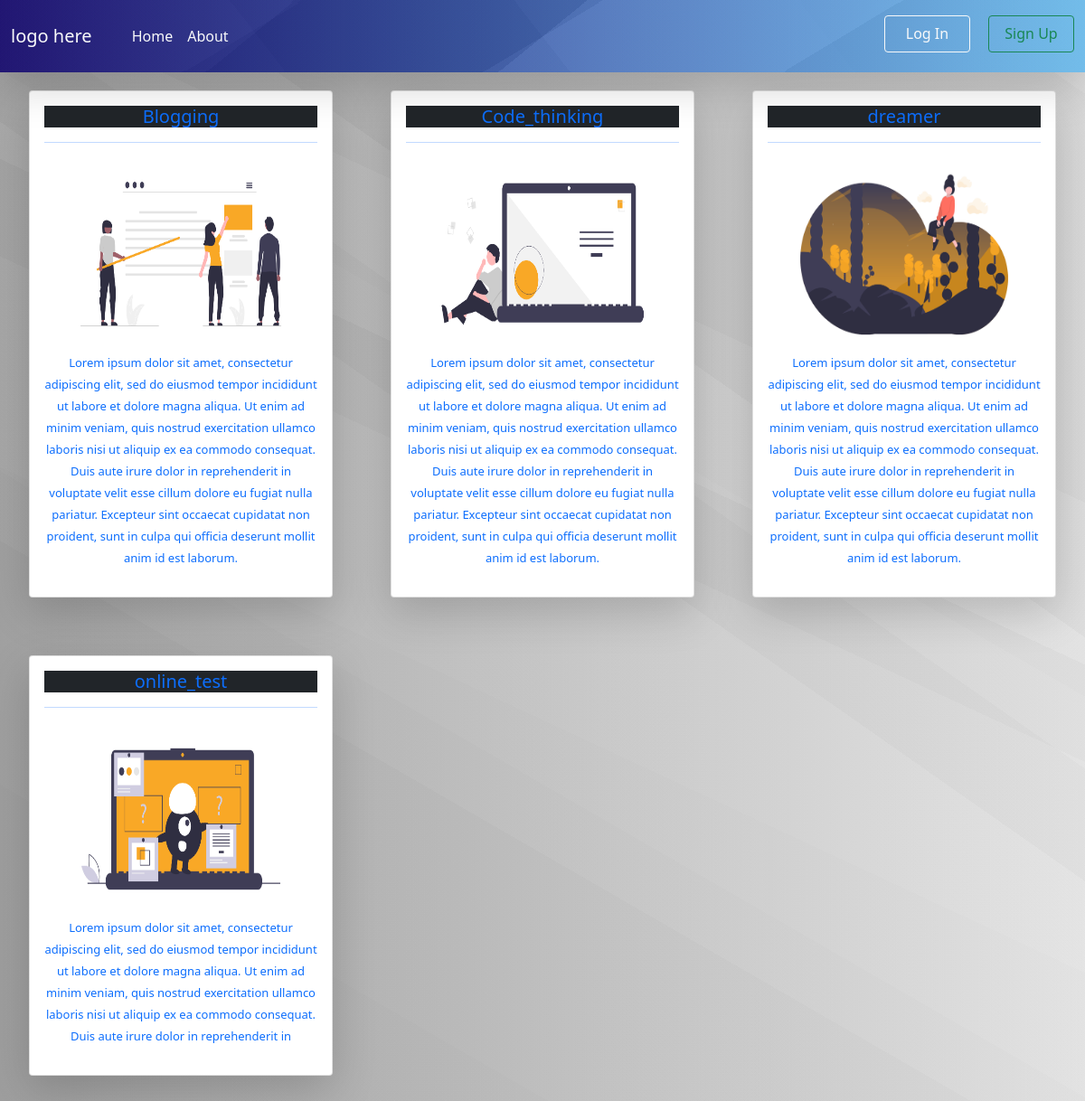
The page / on the database its author committed.
### images/models.py (models this page shows, shortened)
class Upload(models.Model):
    id=models.AutoField
    Image_svg=models.FileField(upload_to='images/svg')
    Image_png=models.FileField(upload_to='images/png')
    name=models.CharField(max_length=50,null=False,blank=False)
    Desc=models.TextField(max_length=500,null=False,blank=False)

### images/views.py (the view)
# urls.py: path('',views.Display_All,name="index"),
def Display_All(request):
    obj=Upload.objects.all().order_by('id')
    context={
        'obj':obj,
    }
    return render(request,"index.html",context)

### template/index.html
{% extends 'base.html'%}
{%load static %}
{%block content %}
<div class="row  shadow-lg" id="row1">
   {% for i in obj%}
    <div class="col-lg-4">
        <a href='/images/{{i.name}}' >
        <div class="card shadow-lg border-b border-blue-600">
        <div class="card-body">
            <h5 class="card-title text-center bg-dark">{{i.name}}</h5><hr>
            <center><img src="/media/{{i.Image_png}}" id="img-top" class="card-img-top" alt="{{i.name}}" >
            <p><small class="card-text " id="info">{{i.Desc}}</small></p>
            </center>
        </div>
        </div></a>
    </div>
    {%endfor%}
</div>
{%endblock%}

### template/base.html (shortened to what this page needs)
{%load static %}
<!doctype html>
<html lang="en">
  <head>
    <link href="https://cdn.jsdelivr.net/npm/bootstrap@5.0.2/dist/css/bootstrap.min.css" rel="stylesheet">
    <link href="https://maxcdn.bootstrapcdn.com/font-awesome/4.2.0/css/font-awesome.min.css" rel="stylesheet">
    <link rel="stylesheet" href="https://cdn.jsdelivr.net/npm/bootstrap-icons@1.3.0/font/bootstrap-icons.css" />
    <link rel="stylesheet" href="https://cdnjs.cloudflare.com/ajax/libs/font-awesome/4.7.0/css/font-awesome.min.css">
  </head>
  <body>
<nav class="navbar navbar-expand-lg navbar-light shadow-lg border-b border-blue-600">
  <div class="container-fluid headdernav">
    <a class="navbar-brand text-light" href="{%url 'index'%}" >logo here</a>
    <div class="collapse navbar-collapse" id="navbarSupportedContent">
      <ul class="navbar-nav me-auto mb-2 mb-lg-0">
        <li class="nav-item">
          <a class="nav-link active font-medium text-lg text-light" aria-current="page" href="{%url 'index'%}">Home</a>
        </li>
        <li class="nav-item">
          <a class="nav-link font-medium text-lg text-light " href="{%url 'about'%}">About</a>
        </li>
      </ul>
        {% if user.is_authenticated %}
          <button onclick="location.href='{%url 'logout' %}'" class="btn btn-outline-dark "id="btn-login">Log Out</button>
        {%else%}
        <button onclick="location.href='{%url 'login' % }'" class="btn inline-dark btn-outline-light "id="btn-login">Log In</button>
        <button onclick="location.href='{%url 'register'%}'" class="btn btn-outline-success "id="btn-login">Sign Up</button>
       {%endif%}
    </div>
  </div>
</nav>
    <div class="container-fluid " id="block1">
        {%block content%}{%endblock%}
  </body>
</html>

### template/base.html (style rules this page uses)
body { background-image: linear-gradient(35deg, rgba(253, 253, 253, 0.03) 0%, rgba(253, 253, 253, 0.03) 53%,rgba(109, 109, 109, 0.03) 53%, rgba(109, 109, 109, 0.03) 59%,rgba(228, 228, 228, 0.03) 59%, rgba(228, 228, 228, 0.03) 66%,rgba(42, 42, 42, 0.03) 66%, rgba(42, 42, 42, 0.03) 95%,rgba(165, 165, 165, 0.03) 95%, rgba(165, 165, 165, 0.03) 100%),linear-gradient(205deg, rgba(62, 62, 62, 0.03) 0%, rgba(62, 62, 62, 0.03) 31%,rgba(200, 200, 200, 0.03) 31%, rgba(200, 200, 200, 0.03) 41%,rgba(30, 30, 30, 0.03) 41%, rgba(30, 30, 30, 0.03) 47%,rgba(151, 151, 151, 0.03) 47%, rgba(151, 151, 151, 0.03) 60%,rgba(95, 95, 95, 0.03) 60%, rgba(95, 95, 95, 0.03) 100%),linear-gradient(30deg, rgba(7, 7, 7, 0.03) 0%, rgba(7, 7, 7, 0.03) 19%,rgba(63, 63, 63, 0.03) 19%, rgba(63, 63, 63, 0.03) 33%,rgba(175, 175, 175, 0.03) 33%, rgba(175, 175, 175, 0.03) 37%,rgba(244, 244, 244, 0.03) 37%, rgba(244, 244, 244, 0.03) 60%,rgba(177, 177, 177, 0.03) 60%, rgba(177, 177, 177, 0.03) 100%),linear-gradient(90deg, rgb(162, 162, 162),rgb(229, 229, 229)); }
a { text-decoration:none; padding-right:20px; }
.navbar { background-image: linear-gradient(149deg, rgba(85, 85, 85, 0.05) 0%, rgba(85, 85, 85, 0.05) 25%,rgba(11, 11, 11, 0.05) 25%, rgba(11, 11, 11, 0.05) 50%,rgba(182, 182, 182, 0.05) 50%, rgba(182, 182, 182, 0.05) 75%,rgba(28, 28, 28, 0.05) 75%, rgba(28, 28, 28, 0.05) 100%),linear-gradient(232deg, rgba(145, 145, 145, 0.05) 0%, rgba(145, 145, 145, 0.05) 25%,rgba(165, 165, 165, 0.05) 25%, rgba(165, 165, 165, 0.05) 50%,rgba(84, 84, 84, 0.05) 50%, rgba(84, 84, 84, 0.05) 75%,rgba(131, 131, 131, 0.05) 75%, rgba(131, 131, 131, 0.05) 100%),linear-gradient(321deg, rgba(254, 254, 254, 0.05) 0%, rgba(254, 254, 254, 0.05) 25%,rgba(249, 249, 249, 0.05) 25%, rgba(249, 249, 249, 0.05) 50%,rgba(0, 0, 0, 0.05) 50%, rgba(0, 0, 0, 0.05) 75%,rgba(104, 104, 104, 0.05) 75%, rgba(104, 104, 104, 0.05) 100%),linear-gradient(90deg, rgb(21, 8, 116),rgb(111, 197, 250)); height:80px; z-index: 9999; }
.row { border:5px ; box-shadow:20px }
#row1 { height:auto; }
#info { margin-top: 27px; font-size: 13px; }
#btn-login { width: 95px; height: 41px; margin-top: 14px; margin-left: 20px; margin-bottom: 20px; }
.card { margin:20px; height: auto; }
.card-img-top { height:22rem; width:22rem; }
#img-top { height: 214px; width: 276px; }
.headdernav { background-image: linear-gradient(149deg, rgba(85, 85, 85, 0.05) 0%, rgba(85, 85, 85, 0.05) 25%,rgba(11, 11, 11, 0.05) 25%, rgba(11, 11, 11, 0.05) 50%,rgba(182, 182, 182, 0.05) 50%, rgba(182, 182, 182, 0.05) 75%,rgba(28, 28, 28, 0.05) 75%, rgba(28, 28, 28, 0.05) 100%),linear-gradient(232deg, rgba(145, 145, 145, 0.05) 0%, rgba(145, 145, 145, 0.05) 25%,rgba(165, 165, 165, 0.05) 25%, rgba(165, 165, 165, 0.05) 50%,rgba(84, 84, 84, 0.05) 50%, rgba(84, 84, 84, 0.05) 75%,rgba(131, 131, 131, 0.05) 75%, rgba(131, 131, 131, 0.05) 100%),linear-gradient(321deg, rgba(254, 254, 254, 0.05) 0%, rgba(254, 254, 254, 0.05) 25%,rgba(249, 249, 249, 0.05) 25%, rgba(249, 249, 249, 0.05) 50%,rgba(0, 0, 0, 0.05) 50%, rgba(0, 0, 0, 0.05) 75%,rgba(104, 104, 104, 0.05) 75%, rgba(104, 104, 104, 0.05) 100%),linear-gradient(90deg, rgb(21, 8, 116),rgb(111, 197, 250)); }

### rows shown on the page
Upload: name "Blogging", Image_png (picture), Desc "Lorem ipsum dolor sit amet, consectetur adipiscing elit, sed do eiusmod tempor incididunt ut labore et dolore magna aliqua. Ut enim ad minim veniam, quis nostrud exercitation ullamco laboris nisi ut aliquip ex ea commodo consequat. Duis aute irure dolor in reprehenderit in voluptate velit esse cillum dolore eu fugiat nulla pariatur. Excepteur sint occaecat cupidatat non proident, sunt in culpa qui officia deserunt mollit anim id est laborum."
Upload: name "Code_thinking", Image_png (picture), Desc "Lorem ipsum dolor sit amet, consectetur adipiscing elit, sed do eiusmod tempor incididunt ut labore et dolore magna aliqua. Ut enim ad minim veniam, quis nostrud exercitation ullamco laboris nisi ut aliquip ex ea commodo consequat. Duis aute irure dolor in reprehenderit in voluptate velit esse cillum dolore eu fugiat nulla pariatur. Excepteur sint occaecat cupidatat non proident, sunt in culpa qui officia deserunt mollit anim id est laborum."
Upload: name "dreamer", Image_png (picture), Desc "Lorem ipsum dolor sit amet, consectetur adipiscing elit, sed do eiusmod tempor incididunt ut labore et dolore magna aliqua. Ut enim ad minim veniam, quis nostrud exercitation ullamco laboris nisi ut aliquip ex ea commodo consequat. Duis aute irure dolor in reprehenderit in voluptate velit esse cillum dolore eu fugiat nulla pariatur. Excepteur sint occaecat cupidatat non proident, sunt in culpa qui officia deserunt mollit anim id est laborum."
Upload: name "online_test", Image_png (picture), Desc "Lorem ipsum dolor sit amet, consectetur adipiscing elit, sed do eiusmod tempor incididunt ut labore et dolore magna aliqua. Ut enim ad minim veniam, quis nostrud exercitation ullamco laboris nisi ut aliquip ex ea commodo consequat. Duis aute irure dolor in reprehenderit in"
